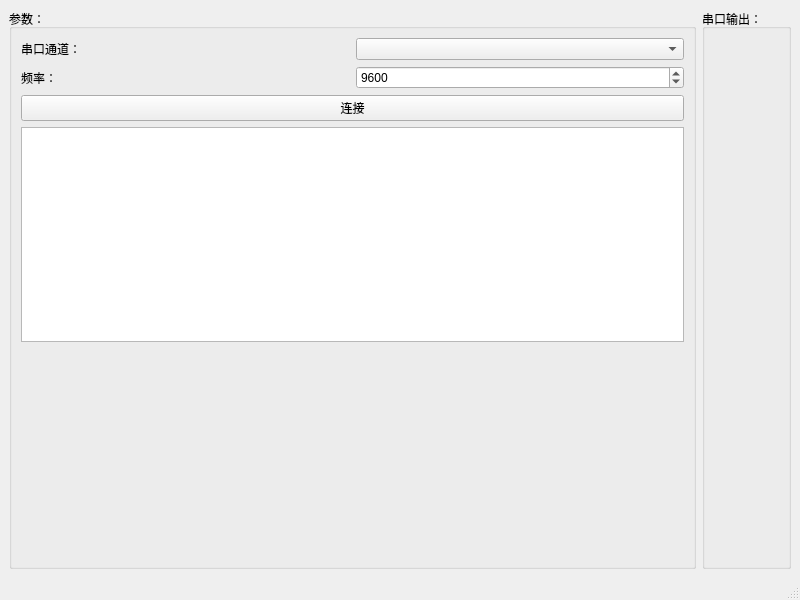
<?xml version="1.0" encoding="UTF-8"?>
<ui version="4.0">
 <class>MainWindow</class>
 <widget class="QMainWindow" name="MainWindow">
  <property name="geometry">
   <rect>
    <x>0</x>
    <y>0</y>
    <width>800</width>
    <height>600</height>
   </rect>
  </property>
  <property name="windowTitle">
   <string>MainWindow</string>
  </property>
  <widget class="QWidget" name="centralwidget">
   <layout class="QHBoxLayout" name="horizontalLayout_3">
    <item>
     <widget class="QGroupBox" name="groupBox">
      <property name="title">
       <string>参数：</string>
      </property>
      <layout class="QVBoxLayout" name="verticalLayout_2">
       <item>
        <layout class="QVBoxLayout" name="verticalLayout">
         <item>
          <layout class="QHBoxLayout" name="horizontalLayout">
           <item>
            <widget class="QLabel" name="label">
             <property name="text">
              <string>串口通道：</string>
             </property>
            </widget>
           </item>
           <item>
            <widget class="QComboBox" name="comboBox"/>
           </item>
          </layout>
         </item>
         <item>
          <layout class="QHBoxLayout" name="horizontalLayout_2">
           <item>
            <widget class="QLabel" name="label_2">
             <property name="text">
              <string>频率：</string>
             </property>
            </widget>
           </item>
           <item>
            <widget class="QSpinBox" name="spinBox">
             <property name="maximum">
              <number>999999999</number>
             </property>
             <property name="value">
              <number>9600</number>
             </property>
            </widget>
           </item>
          </layout>
         </item>
         <item>
          <widget class="QPushButton" name="pushButton">
           <property name="text">
            <string>连接</string>
           </property>
          </widget>
         </item>
        </layout>
       </item>
       <item>
        <widget class="QPlainTextEdit" name="plainTextEdit"/>
       </item>
       <item>
        <spacer name="verticalSpacer">
         <property name="orientation">
          <enum>Qt::Vertical</enum>
         </property>
         <property name="sizeHint" stdset="0">
          <size>
           <width>20</width>
           <height>40</height>
          </size>
         </property>
        </spacer>
       </item>
      </layout>
     </widget>
    </item>
    <item>
     <widget class="QGroupBox" name="groupBox_view">
      <property name="title">
       <string>串口输出：</string>
      </property>
      <layout class="QHBoxLayout" name="horizontalLayout_4"/>
     </widget>
    </item>
   </layout>
  </widget>
  <widget class="QMenuBar" name="menubar">
   <property name="geometry">
    <rect>
     <x>0</x>
     <y>0</y>
     <width>800</width>
     <height>22</height>
    </rect>
   </property>
  </widget>
  <widget class="QStatusBar" name="statusbar"/>
 </widget>
 <resources/>
 <connections/>
</ui>
